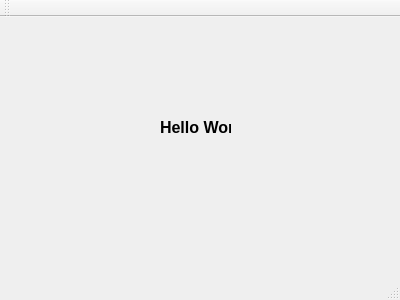
<?xml version="1.0" encoding="UTF-8"?>
<ui version="4.0">
 <class>MainWindow</class>
 <widget class="QMainWindow" name="MainWindow">
  <property name="geometry">
   <rect>
    <x>0</x>
    <y>0</y>
    <width>400</width>
    <height>300</height>
   </rect>
  </property>
  <property name="windowTitle">
   <string>MainWindow</string>
  </property>
  <widget class="QWidget" name="centralWidget">
   <widget class="QLabel" name="label">
    <property name="geometry">
     <rect>
      <x>160</x>
      <y>100</y>
      <width>71</width>
      <height>21</height>
     </rect>
    </property>
    <property name="font">
     <font>
      <pointsize>12</pointsize>
      <weight>75</weight>
      <bold>true</bold>
     </font>
    </property>
    <property name="text">
     <string>Hello World</string>
    </property>
   </widget>
  </widget>
  <widget class="QMenuBar" name="menuBar">
   <property name="geometry">
    <rect>
     <x>0</x>
     <y>0</y>
     <width>400</width>
     <height>22</height>
    </rect>
   </property>
  </widget>
  <widget class="QToolBar" name="mainToolBar">
   <attribute name="toolBarArea">
    <enum>TopToolBarArea</enum>
   </attribute>
   <attribute name="toolBarBreak">
    <bool>false</bool>
   </attribute>
  </widget>
  <widget class="QStatusBar" name="statusBar"/>
 </widget>
 <layoutdefault spacing="6" margin="11"/>
 <resources/>
 <connections/>
</ui>
